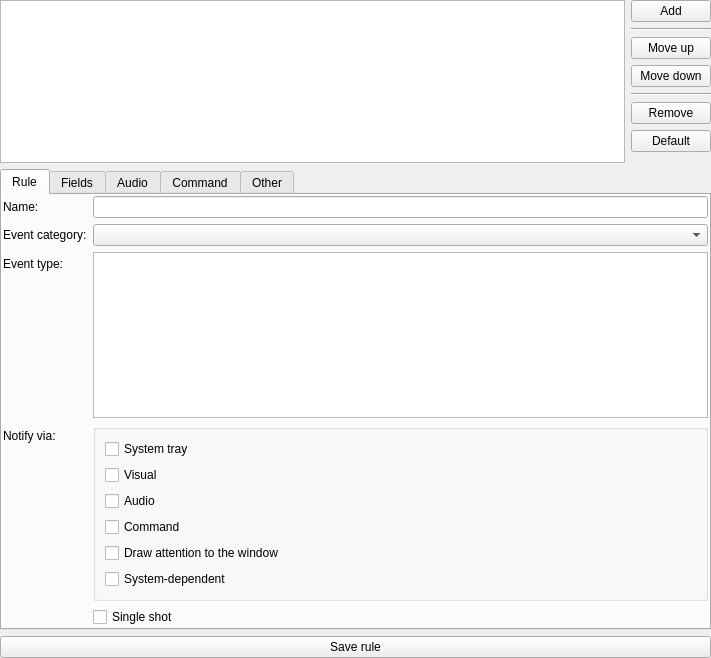
<?xml version="1.0" encoding="UTF-8"?>
<ui version="4.0">
 <class>NotificationRulesWidget</class>
 <widget class="QWidget" name="NotificationRulesWidget">
  <property name="geometry">
   <rect>
    <x>0</x>
    <y>0</y>
    <width>711</width>
    <height>658</height>
   </rect>
  </property>
  <property name="windowTitle">
   <string/>
  </property>
  <layout class="QVBoxLayout" name="verticalLayout_4">
   <property name="leftMargin">
    <number>0</number>
   </property>
   <property name="topMargin">
    <number>0</number>
   </property>
   <property name="rightMargin">
    <number>0</number>
   </property>
   <property name="bottomMargin">
    <number>0</number>
   </property>
   <item>
    <layout class="QHBoxLayout" name="horizontalLayout">
     <item>
      <widget class="QTreeView" name="RulesTree_"/>
     </item>
     <item>
      <layout class="QVBoxLayout" name="verticalLayout">
       <item>
        <widget class="QPushButton" name="AddRule_">
         <property name="text">
          <string>Add</string>
         </property>
         <property name="icon">
          <iconset theme="list-add"/>
         </property>
        </widget>
       </item>
       <item>
        <widget class="Line" name="line">
         <property name="orientation">
          <enum>Qt::Horizontal</enum>
         </property>
        </widget>
       </item>
       <item>
        <widget class="QPushButton" name="MoveRuleUp_">
         <property name="text">
          <string>Move up</string>
         </property>
         <property name="icon">
          <iconset theme="arrow-up"/>
         </property>
        </widget>
       </item>
       <item>
        <widget class="QPushButton" name="MoveRuleDown_">
         <property name="text">
          <string>Move down</string>
         </property>
         <property name="icon">
          <iconset theme="arrow-down"/>
         </property>
        </widget>
       </item>
       <item>
        <widget class="Line" name="line_2">
         <property name="orientation">
          <enum>Qt::Horizontal</enum>
         </property>
        </widget>
       </item>
       <item>
        <widget class="QPushButton" name="RemoveRule_">
         <property name="text">
          <string>Remove</string>
         </property>
         <property name="icon">
          <iconset theme="list-remove"/>
         </property>
        </widget>
       </item>
       <item>
        <widget class="QPushButton" name="DefaultRules_">
         <property name="text">
          <string>Default</string>
         </property>
         <property name="icon">
          <iconset theme="document-revert"/>
         </property>
        </widget>
       </item>
       <item>
        <spacer name="verticalSpacer">
         <property name="orientation">
          <enum>Qt::Vertical</enum>
         </property>
         <property name="sizeHint" stdset="0">
          <size>
           <width>20</width>
           <height>40</height>
          </size>
         </property>
        </spacer>
       </item>
      </layout>
     </item>
    </layout>
   </item>
   <item>
    <widget class="QTabWidget" name="tabWidget">
     <property name="enabled">
      <bool>true</bool>
     </property>
     <property name="currentIndex">
      <number>0</number>
     </property>
     <widget class="QWidget" name="tabWidgetPage1">
      <attribute name="title">
       <string>Rule</string>
      </attribute>
      <layout class="QHBoxLayout" name="horizontalLayout_3">
       <property name="leftMargin">
        <number>1</number>
       </property>
       <property name="topMargin">
        <number>1</number>
       </property>
       <property name="rightMargin">
        <number>1</number>
       </property>
       <property name="bottomMargin">
        <number>1</number>
       </property>
       <item>
        <layout class="QVBoxLayout" name="verticalLayout_2">
         <item>
          <layout class="QFormLayout" name="formLayout">
           <property name="fieldGrowthPolicy">
            <enum>QFormLayout::AllNonFixedFieldsGrow</enum>
           </property>
           <item row="0" column="0">
            <widget class="QLabel" name="label_3">
             <property name="text">
              <string>Name:</string>
             </property>
            </widget>
           </item>
           <item row="0" column="1">
            <widget class="QLineEdit" name="RuleName_"/>
           </item>
           <item row="1" column="0">
            <widget class="QLabel" name="label">
             <property name="text">
              <string>Event category:</string>
             </property>
            </widget>
           </item>
           <item row="1" column="1">
            <widget class="QComboBox" name="EventCat_"/>
           </item>
           <item row="2" column="0">
            <widget class="QLabel" name="label_2">
             <property name="text">
              <string>Event type:</string>
             </property>
            </widget>
           </item>
           <item row="2" column="1">
            <widget class="QTreeWidget" name="EventTypes_">
             <property name="sizePolicy">
              <sizepolicy hsizetype="Expanding" vsizetype="Expanding">
               <horstretch>0</horstretch>
               <verstretch>0</verstretch>
              </sizepolicy>
             </property>
             <property name="rootIsDecorated">
              <bool>false</bool>
             </property>
             <attribute name="headerVisible">
              <bool>false</bool>
             </attribute>
             <column>
              <property name="text">
               <string notr="true">1</string>
              </property>
             </column>
            </widget>
           </item>
           <item row="3" column="0">
            <widget class="QLabel" name="label_4">
             <property name="text">
              <string>Notify via:</string>
             </property>
            </widget>
           </item>
           <item row="3" column="1">
            <widget class="QGroupBox" name="groupBox">
             <property name="title">
              <string/>
             </property>
             <layout class="QVBoxLayout" name="verticalLayout_6">
              <item>
               <widget class="QCheckBox" name="NotifySysTray_">
                <property name="text">
                 <string>System tray</string>
                </property>
               </widget>
              </item>
              <item>
               <widget class="QCheckBox" name="NotifyVisual_">
                <property name="text">
                 <string>Visual</string>
                </property>
               </widget>
              </item>
              <item>
               <widget class="QCheckBox" name="NotifyAudio_">
                <property name="text">
                 <string>Audio</string>
                </property>
               </widget>
              </item>
              <item>
               <widget class="QCheckBox" name="NotifyCmd_">
                <property name="text">
                 <string>Command</string>
                </property>
               </widget>
              </item>
              <item>
               <widget class="QCheckBox" name="NotifyUrgent_">
                <property name="text">
                 <string>Draw attention to the window</string>
                </property>
               </widget>
              </item>
              <item>
               <widget class="QCheckBox" name="NotifySystemDependent_">
                <property name="text">
                 <string>System-dependent</string>
                </property>
               </widget>
              </item>
             </layout>
            </widget>
           </item>
           <item row="4" column="1">
            <widget class="QCheckBox" name="RuleSingleShot_">
             <property name="text">
              <string>Single shot</string>
             </property>
            </widget>
           </item>
          </layout>
         </item>
        </layout>
       </item>
      </layout>
     </widget>
     <widget class="QWidget" name="tab_3">
      <attribute name="title">
       <string>Fields</string>
      </attribute>
      <layout class="QVBoxLayout" name="verticalLayout_3">
       <property name="leftMargin">
        <number>1</number>
       </property>
       <property name="topMargin">
        <number>1</number>
       </property>
       <property name="rightMargin">
        <number>1</number>
       </property>
       <property name="bottomMargin">
        <number>1</number>
       </property>
       <item>
        <widget class="QLabel" name="label_6">
         <property name="text">
          <string>Matches:</string>
         </property>
        </widget>
       </item>
       <item>
        <widget class="QTreeView" name="MatchesTree_"/>
       </item>
       <item>
        <layout class="QHBoxLayout" name="horizontalLayout_2">
         <item>
          <widget class="QPushButton" name="AddMatch_">
           <property name="text">
            <string>Add...</string>
           </property>
           <property name="icon">
            <iconset theme="list-add"/>
           </property>
          </widget>
         </item>
         <item>
          <widget class="QPushButton" name="ModifyMatch_">
           <property name="text">
            <string>Modify...</string>
           </property>
           <property name="icon">
            <iconset theme="document-edit"/>
           </property>
          </widget>
         </item>
         <item>
          <widget class="QPushButton" name="RemoveMatch_">
           <property name="text">
            <string>Remove</string>
           </property>
           <property name="icon">
            <iconset theme="list-remove"/>
           </property>
          </widget>
         </item>
        </layout>
       </item>
      </layout>
     </widget>
     <widget class="QWidget" name="PageAudio_">
      <attribute name="title">
       <string>Audio</string>
      </attribute>
      <layout class="QFormLayout" name="formLayout_3">
       <property name="fieldGrowthPolicy">
        <enum>QFormLayout::AllNonFixedFieldsGrow</enum>
       </property>
       <property name="leftMargin">
        <number>1</number>
       </property>
       <property name="topMargin">
        <number>1</number>
       </property>
       <property name="rightMargin">
        <number>1</number>
       </property>
       <property name="bottomMargin">
        <number>1</number>
       </property>
       <item row="0" column="0">
        <widget class="QLabel" name="label_5">
         <property name="text">
          <string>File:</string>
         </property>
        </widget>
       </item>
       <item row="0" column="1">
        <layout class="QHBoxLayout" name="horizontalLayout_4">
         <item>
          <widget class="QComboBox" name="AudioFile_">
           <property name="sizePolicy">
            <sizepolicy hsizetype="Expanding" vsizetype="Fixed">
             <horstretch>0</horstretch>
             <verstretch>0</verstretch>
            </sizepolicy>
           </property>
          </widget>
         </item>
         <item>
          <widget class="QPushButton" name="BrowseAudioFile_">
           <property name="text">
            <string>Browse...</string>
           </property>
           <property name="icon">
            <iconset theme="document-open"/>
           </property>
          </widget>
         </item>
         <item>
          <widget class="QPushButton" name="TestAudio_">
           <property name="text">
            <string>Test</string>
           </property>
           <property name="icon">
            <iconset theme="media-playback-start"/>
           </property>
          </widget>
         </item>
        </layout>
       </item>
      </layout>
     </widget>
     <widget class="QWidget" name="PageCommand_">
      <property name="enabled">
       <bool>false</bool>
      </property>
      <attribute name="title">
       <string>Command</string>
      </attribute>
      <layout class="QFormLayout" name="formLayout_2">
       <property name="leftMargin">
        <number>1</number>
       </property>
       <property name="topMargin">
        <number>1</number>
       </property>
       <property name="rightMargin">
        <number>1</number>
       </property>
       <property name="bottomMargin">
        <number>1</number>
       </property>
       <item row="0" column="0">
        <widget class="QLabel" name="label_7">
         <property name="text">
          <string>Command:</string>
         </property>
        </widget>
       </item>
       <item row="0" column="1">
        <widget class="QLineEdit" name="CommandLineEdit_"/>
       </item>
       <item row="1" column="0">
        <widget class="QLabel" name="label_8">
         <property name="text">
          <string>Arguments:</string>
         </property>
        </widget>
       </item>
       <item row="1" column="1">
        <layout class="QHBoxLayout" name="horizontalLayout_5">
         <item>
          <widget class="QTreeWidget" name="CommandArgsTree_">
           <column>
            <property name="text">
             <string>Argument</string>
            </property>
           </column>
          </widget>
         </item>
         <item>
          <layout class="QVBoxLayout" name="verticalLayout_5">
           <item>
            <widget class="QPushButton" name="AddArgument_">
             <property name="text">
              <string>Add...</string>
             </property>
             <property name="icon">
              <iconset theme="list-add"/>
             </property>
            </widget>
           </item>
           <item>
            <widget class="QPushButton" name="ModifyArgument_">
             <property name="text">
              <string>Modify...</string>
             </property>
             <property name="icon">
              <iconset theme="document-edit"/>
             </property>
            </widget>
           </item>
           <item>
            <widget class="QPushButton" name="RemoveArgument_">
             <property name="text">
              <string>Remove</string>
             </property>
             <property name="icon">
              <iconset theme="list-remove"/>
             </property>
            </widget>
           </item>
           <item>
            <spacer name="verticalSpacer_2">
             <property name="orientation">
              <enum>Qt::Vertical</enum>
             </property>
             <property name="sizeHint" stdset="0">
              <size>
               <width>20</width>
               <height>40</height>
              </size>
             </property>
            </spacer>
           </item>
          </layout>
         </item>
        </layout>
       </item>
      </layout>
     </widget>
     <widget class="QWidget" name="tab">
      <attribute name="title">
       <string>Other</string>
      </attribute>
      <layout class="QFormLayout" name="formLayout_4">
       <item row="0" column="0">
        <widget class="QLabel" name="label_9">
         <property name="text">
          <string>Associated color:</string>
         </property>
        </widget>
       </item>
       <item row="0" column="1">
        <widget class="LeechCraft::Util::ColorButton" name="ColorButton_">
         <property name="text">
          <string notr="true"/>
         </property>
         <property name="iconSize">
          <size>
           <width>40</width>
           <height>20</height>
          </size>
         </property>
        </widget>
       </item>
      </layout>
     </widget>
    </widget>
   </item>
   <item>
    <widget class="QPushButton" name="UpdateRule_">
     <property name="text">
      <string>Save rule</string>
     </property>
     <property name="icon">
      <iconset theme="document-save"/>
     </property>
    </widget>
   </item>
  </layout>
 </widget>
 <customwidgets>
  <customwidget>
   <class>LeechCraft::Util::ColorButton</class>
   <extends>QPushButton</extends>
   <header location="global">util/gui/colorbutton.h</header>
  </customwidget>
 </customwidgets>
 <resources/>
 <connections/>
</ui>
